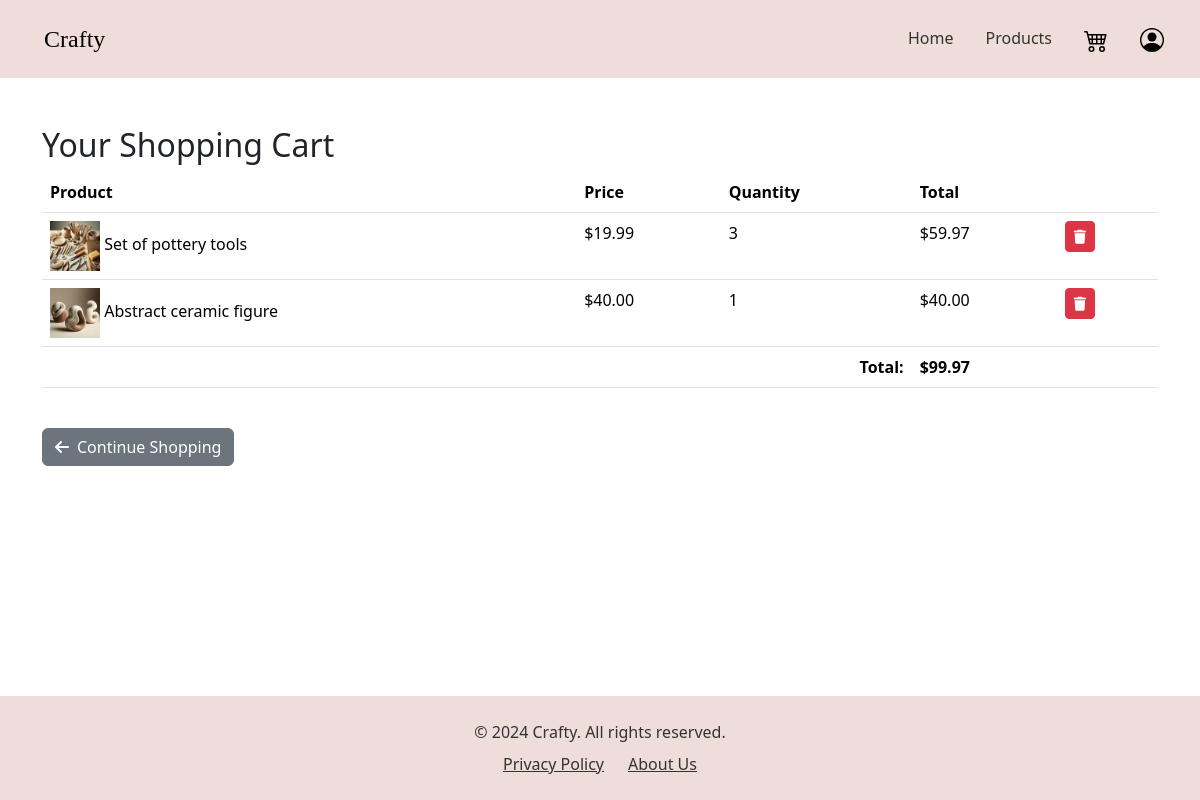
The page /shopping_cart/ (signed in) on the database as committed earlier.
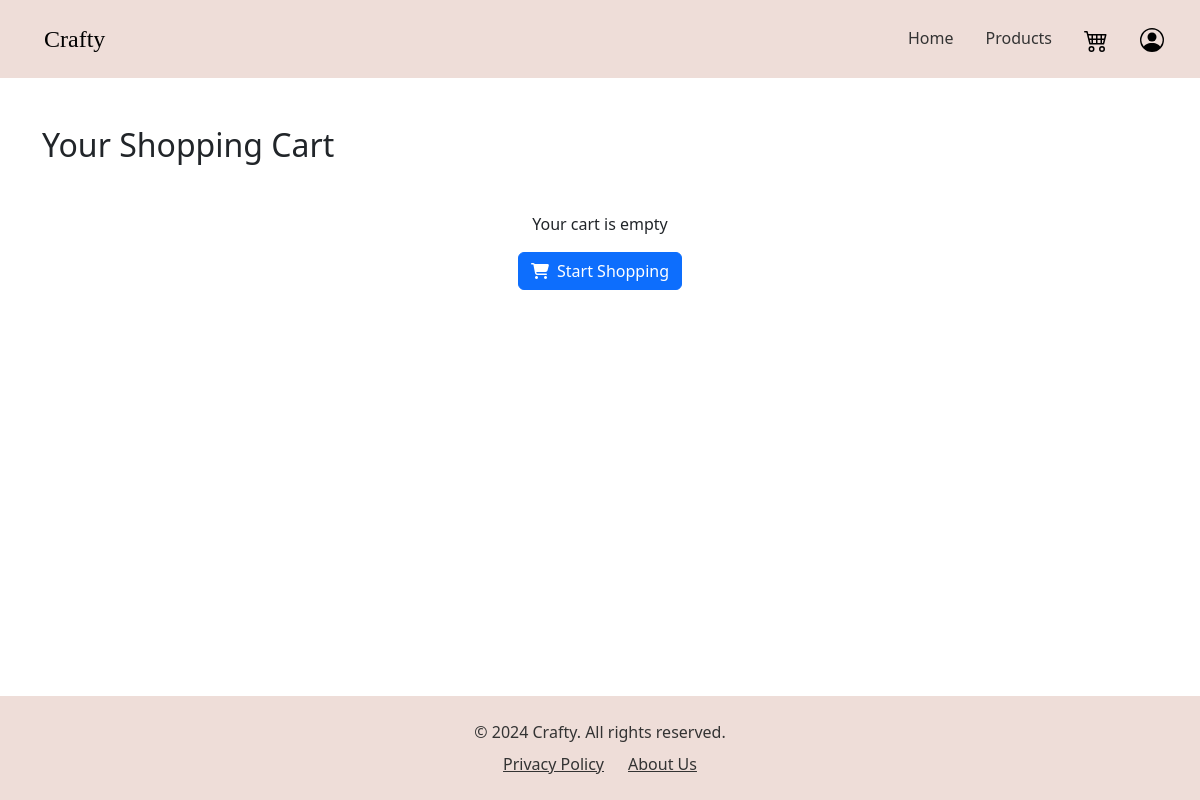
The same page on the database as committed later.
### shopping_cart/models.py (models this page shows, shortened)
class CartItem(models.Model):
    user = models.ForeignKey(User, on_delete=models.CASCADE)
    product = models.ForeignKey(Item, on_delete=models.CASCADE)
    quantity = models.PositiveIntegerField(default=1)
    date_added = models.DateTimeField(auto_now_add=True)
    def get_total(self):
        return self.product.price * self.quantity

### products/models.py (models this page shows, shortened)
class Item(models.Model):
    name = models.CharField(max_length=255)
    description = models.TextField(blank=True, null=True)
    price = models.DecimalField(max_digits=10, decimal_places=2)
    category = models.ForeignKey(Category, on_delete=models.CASCADE)
    subcategory = models.ForeignKey(SubCategory, on_delete=models.CASCADE, related_name='items', null=True, blank=True)
    image = models.ImageField(upload_to='item_images/', blank=True, null=True)

### shopping_cart/views.py (the view)
# urls.py: path('shopping_cart/', include('shopping_cart.urls')),
@login_required
def shopping_cart(request):
    cart_items = CartItem.objects.filter(user=request.user)
    total = sum(item.get_total() for item in cart_items)
    context = {
        'cart_items': cart_items,
        'total': total,
    }
    return render(request, 'shopping_cart/index.html', context)

### shopping_cart/templates/shopping_cart/index.html (shortened to what this page needs)
{% load static%}
<!DOCTYPE html>
<html lang="en">
    <head>
        <link href="https://cdn.jsdelivr.net/npm/bootstrap@5.3.1/dist/css/bootstrap.min.css" rel="stylesheet">
        <link rel="stylesheet" href="{% static 'home/styles.css' %}" >
        <link href="https://cdnjs.cloudflare.com/ajax/libs/font-awesome/6.5.0/css/all.min.css" rel="stylesheet">
    </head>
    <body class="d-flex flex-column min-vh-100">
        {% block content %}
        {% include 'home/navbar.html' %}
        <div class="container my-5">
            <h2>Your Shopping Cart</h2>
            {% if cart_items %}
                <div class="table-responsive">
                    <table class="table">
                        <thead>
                            <tr>
                                <th>Product</th>
                                <th>Price</th>
                                <th>Quantity</th>
                                <th>Total</th>
                                <th></th>
                            </tr>
                        </thead>
                        <tbody>
                            {% for item in cart_items %}
                            <tr>
                                <td>
                                    {% if item.product.image %}
                                        <img src="{{ item.product.image.url }}" alt="{{ item.product.name }}" style="width: 50px; height: 50px; object-fit: cover;">
                                    {% endif %}
                                    {{ item.product.name }}
                                </td>
                                <td>${{ item.product.price }}</td>
                                <td>{{ item.quantity }}</td>
                                <td>${{ item.get_total }}</td>
                                <td>
                                    <form action="{% url 'remove_from_cart' item.id %}" method="POST" style="display: inline;">
                                        <button type="submit" class="btn btn-sm btn-danger">
                                            <i class="fas fa-trash"></i>
                                        </button>
                                    </form>
                                </td>
                            </tr>
                            {% endfor %}
                        </tbody>
                        <tfoot>
                            <tr>
                                <td colspan="3" class="text-end"><strong>Total:</strong></td>
                                <td><strong>${{ total }}</strong></td>
                                <td></td>
                            </tr>
                        </tfoot>
                    </table>
                </div>
                <div class="d-flex justify-content-between mt-4">
                    <a href="{% url 'products' %}" class="btn btn-secondary">
                        <i class="fas fa-arrow-left me-2"></i>Continue Shopping
                    </a>
                </div>
            {% else %}
                <div class="text-center my-5">
                    <p>Your cart is empty</p>
                    <a href="{% url 'products' %}" class="btn btn-primary">
                        <i class="fas fa-shopping-cart me-2"></i>Start Shopping
                    </a>
                </div>
            {% endif %}
        </div>
        {% endblock %}
        <footer class=" py-4 mt-auto">
            <div class="container text-center">
                <p class="mb-0">
                    &copy; 2024 Crafty. All rights reserved.
                </p>
                <ul class="list-inline mt-2">
                    <li class="list-inline-item"><a href="#">Privacy Policy</a></li>
                    <li class="list-inline-item"><a href="{% url 'about' %}">About Us</a></li>
                </ul>
            </div>
        </footer>
    </body>
</html>

Rows that differ between the two databases and show on the page:
removed CartItem: product.image (picture), product.name "Set of pottery tools", product.price "19.99", quantity "3", get_total "59.97"
removed CartItem: product.image (picture), product.name "Abstract ceramic figure", product.price "40.00", quantity "1", get_total "40.00"
Other text that changed with them:
{{ total }}: "99.97" → (not shown)
text no longer shown: "Product Price Quantity Total Total: $ Continue Shopping"
text now shown: "Your cart is empty Start Shopping"
